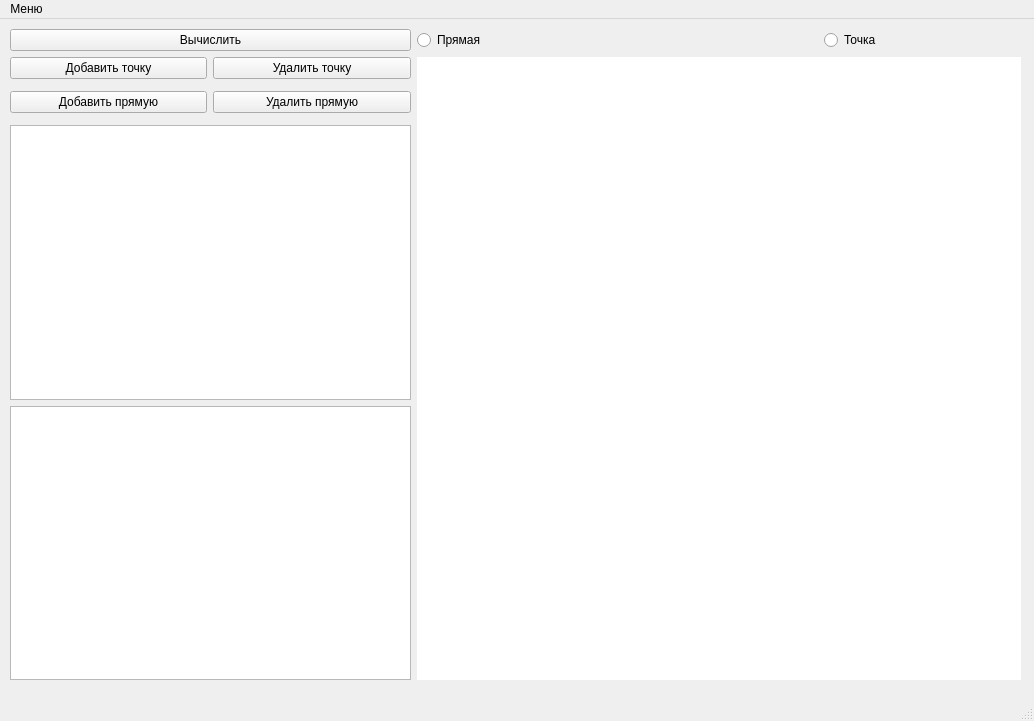
<?xml version="1.0" encoding="UTF-8"?>
<ui version="4.0">
 <class>MainWindow</class>
 <widget class="QMainWindow" name="MainWindow">
  <property name="geometry">
   <rect>
    <x>0</x>
    <y>0</y>
    <width>1034</width>
    <height>721</height>
   </rect>
  </property>
  <property name="windowTitle">
   <string>MainWindow</string>
  </property>
  <widget class="QWidget" name="centralwidget">
   <widget class="QWidget" name="gridLayoutWidget">
    <property name="geometry">
     <rect>
      <x>10</x>
      <y>10</y>
      <width>1011</width>
      <height>651</height>
     </rect>
    </property>
    <layout class="QGridLayout" name="gridLayout">
     <item row="5" column="0" colspan="2">
      <widget class="QTableWidget" name="point_table"/>
     </item>
     <item row="1" column="0">
      <widget class="QPushButton" name="add_point">
       <property name="text">
        <string>Добавить точку</string>
       </property>
      </widget>
     </item>
     <item row="3" column="1">
      <widget class="QPushButton" name="del_line">
       <property name="text">
        <string>Удалить прямую</string>
       </property>
      </widget>
     </item>
     <item row="6" column="0" colspan="2">
      <widget class="QTableWidget" name="line_table"/>
     </item>
     <item row="0" column="0" colspan="2">
      <widget class="QPushButton" name="draw">
       <property name="text">
        <string>Вычислить</string>
       </property>
      </widget>
     </item>
     <item row="3" column="0">
      <widget class="QPushButton" name="add_line">
       <property name="text">
        <string>Добавить прямую</string>
       </property>
      </widget>
     </item>
     <item row="1" column="1">
      <widget class="QPushButton" name="del_point">
       <property name="text">
        <string>Удалить точку</string>
       </property>
      </widget>
     </item>
     <item row="0" column="2">
      <widget class="QRadioButton" name="line_radio">
       <property name="text">
        <string>Прямая</string>
       </property>
      </widget>
     </item>
     <item row="1" column="2" rowspan="6" colspan="3">
      <widget class="QLabel" name="canvas">
       <property name="sizePolicy">
        <sizepolicy hsizetype="Expanding" vsizetype="Expanding">
         <horstretch>0</horstretch>
         <verstretch>0</verstretch>
        </sizepolicy>
       </property>
       <property name="mouseTracking">
        <bool>true</bool>
       </property>
       <property name="autoFillBackground">
        <bool>false</bool>
       </property>
       <property name="styleSheet">
        <string notr="true">background-color:white</string>
       </property>
       <property name="text">
        <string/>
       </property>
       <property name="scaledContents">
        <bool>true</bool>
       </property>
      </widget>
     </item>
     <item row="0" column="4">
      <widget class="QRadioButton" name="point_radio">
       <property name="text">
        <string>Точка</string>
       </property>
      </widget>
     </item>
    </layout>
   </widget>
  </widget>
  <widget class="QMenuBar" name="menubar">
   <property name="geometry">
    <rect>
     <x>0</x>
     <y>0</y>
     <width>1034</width>
     <height>30</height>
    </rect>
   </property>
   <widget class="QMenu" name="menu">
    <property name="title">
     <string>Меню</string>
    </property>
    <addaction name="info"/>
   </widget>
   <addaction name="menu"/>
  </widget>
  <widget class="QStatusBar" name="statusbar"/>
  <action name="info">
   <property name="text">
    <string>О программе</string>
   </property>
  </action>
 </widget>
 <resources/>
 <connections/>
</ui>
